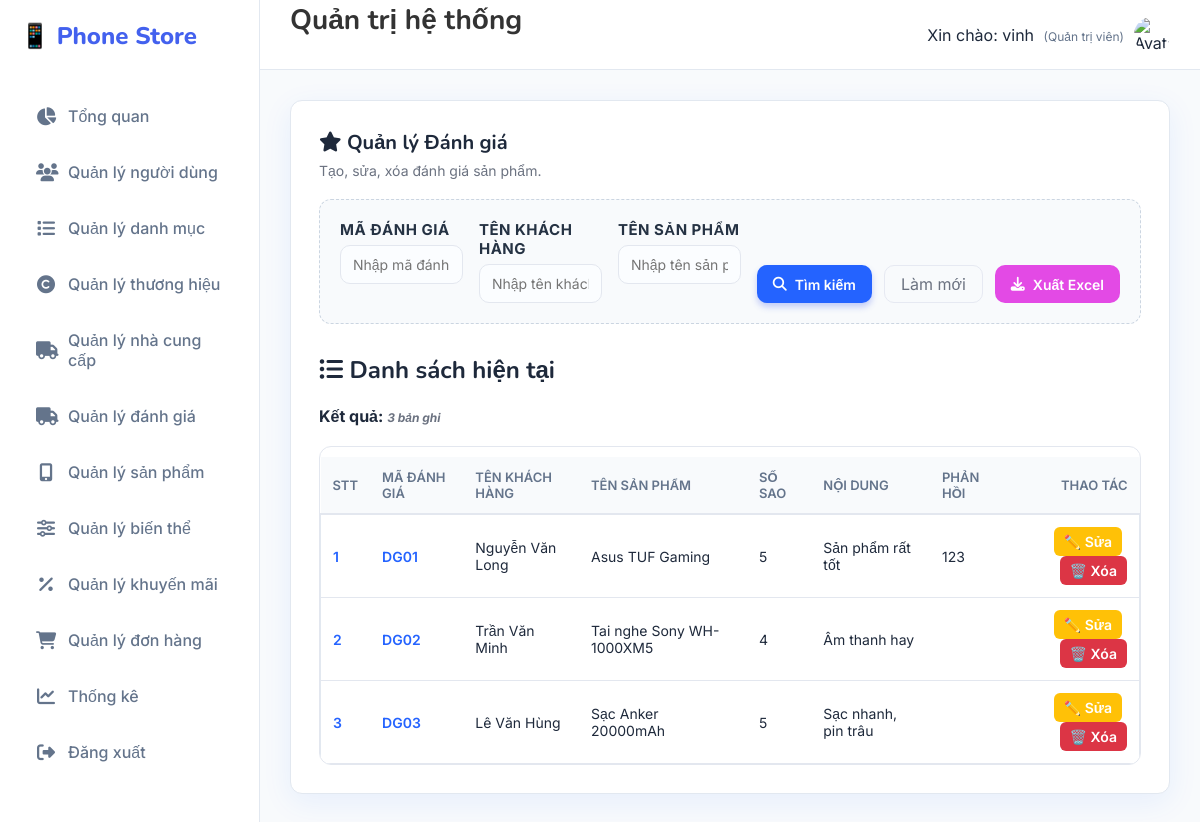
/Danhgia/danhsach (signed in), run on the app's committed database.
### tables this page shows
CREATE TABLE `danh_gia` (
  `ma_danh_gia` varchar(20) NOT NULL,
  `ma_user` varchar(20) NOT NULL,
  `ma_san_pham` varchar(20) NOT NULL,
  `so_sao` int(11) DEFAULT NULL CHECK (`so_sao` >= 1 and `so_sao` <= 5),
  `noi_dung` text DEFAULT NULL,
  `phan_hoi` text NOT NULL,
  `ngay_danh_gia` datetime DEFAULT current_timestamp()
);

CREATE TABLE `users` (
  `ma_user` varchar(20) NOT NULL,
  `ten_user` varchar(55) NOT NULL,
  `password` varchar(255) NOT NULL,
  `full_name` varchar(255) DEFAULT NULL,
  `email` varchar(55) DEFAULT NULL,
  `phan_quyen` enum('admin','khach_hang') NOT NULL DEFAULT 'khach_hang',
  `so_dien_thoai` varchar(20) DEFAULT NULL,
  `ngay_tao` datetime DEFAULT current_timestamp()
);

CREATE TABLE `san_pham` (
  `ma_san_pham` varchar(20) NOT NULL,
  `ten_san_pham` varchar(255) NOT NULL,
  `ma_danh_muc` varchar(20) DEFAULT NULL,
  `ma_thuong_hieu` varchar(20) DEFAULT NULL,
  `ma_nha_cung_cap` varchar(20) DEFAULT NULL,
  `ngay_tao` datetime DEFAULT current_timestamp()
);

### MVC/Core/controller.php (called while the page is built, shortened)
<?php
class controller
{
    public function model($model)
    {
        return new $model;
    }
    public function view($view, $data = [])
    {
        include_once __DIR__ . '/../Views/' . $view . '.php';
    }
}

### MVC/Controllers/Danhgia.php (called while the page is built, shortened)
<?php
class Danhgia extends controller
{
    private $dg;
    function __construct()
    {
        $this->dg = $this->model("DanhGia_m");
    }
    function danhsach()
    {
        $result = $this->dg->DanhGia_getAll();
        $this->view('Master', [
            'page' => 'Danhsachdanhgia_v',
            'ma_danh_gia' => '',
            'ten_danh_gia' => '',
            'dulieu' => $result
        ]);
    }
}

### MVC/Core/app.php (called while the page is built, shortened)
<?php
class app
{
    protected $action = "Get_data";
    function __construct()
    {
        $arr = $this->processURL();
        if ($arr != null) {
            if (file_exists(__DIR__ . '/../Controllers/' . $arr[0] . '.php')) {
                unset($arr[0]);
            }
        }
        $this->controller = new $this->controller;
        if (isset($arr[1])) {
            if (method_exists($this->controller, $arr[1])) {
                $this->action = $arr[1];
                unset($arr[1]);
            }
        }
        $this->param = $arr ? array_values($arr) : [];
        call_user_func_array([$this->controller, $this->action], $this->param);
    }
    function processURL()
    {
        if (isset($_GET['url'])) {
            return explode('/', filter_var(trim($_GET['url']), FILTER_DEFAULT));
        }
    }
}

### index.php (called while the page is built, shortened)
<?php
    $myapp = new app();
?>

### MVC/Core/connectDB.php (called while the page is built, shortened)
<?php
class connectDB
{
    function __construct()
    {
        $this->con = mysqli_connect('localhost', 'root', '', 'phone_store_v2');
    }
}

### MVC/Models/DanhGia_m.php (called while the page is built, shortened)
<?php
class DanhGia_m extends connectDB
{
    function DanhGia_getAll()
    {
        $sql = "SELECT dg.*, u.full_name, sp.ten_san_pham
                FROM danh_gia dg
                LEFT JOIN users u ON dg.ma_user = u.ma_user
                LEFT JOIN san_pham sp ON dg.ma_san_pham = sp.ma_san_pham
                ORDER BY dg.ngay_danh_gia DESC";
        return mysqli_query($this->con, $sql);
    }
}

### MVC/Views/Pages/Danhsachdanhgia_v.php (the view, shortened to what this page needs)
<!DOCTYPE html>
<html lang="vi">
<body>
    <div class="card">
        <div class="actions-top">
            <div>
                <h1><i class="fa-solid fa-star"></i> Quản lý Đánh giá</h1>
                <p class="lead">Tạo, sửa, xóa đánh giá sản phẩm.</p>
            </div>
        </div>
        <form method="post" action="http://localhost/Banhang/Danhgia/Timkiem" class="form-search"
            style="margin-bottom:30px;border:1px dashed #cbd5e1;padding:20px;border-radius:12px;background:#f8fafc">
            <div class="search-fields">
                <div>
                    <label for="searchId">Mã đánh giá</label>
                    <input type="text" id="searchId" name="txtMadanhgia" placeholder="Nhập mã đánh giá..."
                        value="<?php echo isset($data['ma_danh_gia']) ? htmlspecialchars($data['ma_danh_gia']) : '' ?>" />
                </div>
                <div>
                    <label for="searchName">Tên khách hàng</label>
                    <input type="text" id="searchName" name="txtTenkhachhang" placeholder="Nhập tên khách hàng..."
                        value="<?php echo isset($data['ten_khach_hang']) ? htmlspecialchars($data['ten_khach_hang']) : '' ?>" />
                </div>
                <div>
                    <label for="searchProduct">Tên sản phẩm</label>
                    <input type="text" id="searchProduct" name="txtTensanpham" placeholder="Nhập tên sản phẩm..."
                        value="<?php echo isset($data['ten_san_pham']) ? htmlspecialchars($data['ten_san_pham']) : '' ?>" />
                </div>
            </div>
            <div class="actions" style="margin-top:0;">
                <button type="submit" class="btn-primary" name="btnTim"><i class="fa-solid fa-search"></i> Tìm
                    kiếm</button>
                <a href="http://localhost/Banhang/Danhgia/danhsach" class="btn-ghost">Làm mới</a>
                <button type="submit" name="btnXuatexcel" class="btn-excel">
                    <i class="fa-solid fa-solid fa-download"></i> Xuất Excel
                </button>
            </div>
        </form>
        <h2><i class="fa-solid fa-list-ul"></i> Danh sách hiện tại</h2>
        <?php
        if (isset($data['dulieu'])) {
            if (is_object($data['dulieu'])) {
                $count = mysqli_num_rows($data['dulieu']);
                mysqli_data_seek($data['dulieu'], 0);
            } else {
                $count = 0;
            }
        ?>
            <div style="margin:10px 0">
                <strong>Kết quả: <span id="resultCount" class="hint"></span></strong>
            </div>
            <div class="table-container">
                <table>
                    <thead>
                        <tr>
                            <th>STT</th>
                            <th>Mã đánh giá</th>
                            <th>Tên khách hàng</th>
                            <th>Tên sản phẩm</th>
                            <th>Số sao</th>
                            <th>Nội dung</th>
                            <th>Phản hồi</th>
                            <th style="text-align:right">Thao tác</th>
                        </tr>
                    </thead>
                    <tbody id="userBody">
                        <?php
                        if ($count > 0) {
                            $serial = 1;
                            while ($row = mysqli_fetch_array($data['dulieu'])) {
                        ?>
                                <tr>
                                    <td><span style="font-weight:600;color:var(--accent)"><?php echo $serial++; ?></span>
                                    </td>
                                    <td><span
                                            style="font-weight:600;color:var(--accent)"><?php echo htmlspecialchars($row['ma_danh_gia']) ?></span>
                                    </td>
                                    <td><?php echo htmlspecialchars($row['full_name']) ?></td>
                                    <td><?php echo htmlspecialchars($row['ten_san_pham']) ?></td>
                                    <td><?php echo htmlspecialchars($row['so_sao']) ?></td>
                                    <td><?php echo htmlspecialchars($row['noi_dung']) ?></td>
                                    <td><?php echo htmlspecialchars($row['phan_hoi']) ?></td>
                                    <td style="text-align:right">
                                        <a href="http://localhost/Banhang/Danhgia/sua/<?php echo urlencode($row['ma_danh_gia']) ?>"><button
                                                class="btn-edit">✏️
                                                Sửa</button></a>
                                        <a href="http://localhost/Banhang/Danhgia/xoa/<?php echo urlencode($row['ma_danh_gia']) ?>"
                                            onclick="return confirm('Bạn có chắc chắn muốn xoá không?')"><button
                                                class="btn-delete">🗑️
                                                Xóa</button></a>
                                    </td>
                                </tr>
                        <?php }
                        } ?>
                    </tbody>
                </table>
            </div>
        <?php } ?>
    </div>
</body>
</html>

### Public/Css/style.css (style rules this page uses)
:root { --primary: #4361ee; --primary-dark: #3a0ca3; --secondary: #4cc9f0; --accent: #f72585; --success: #10b981; --warning: #f59e0b; --danger: #ef4444; --dark: #1e293b; --light: #f8fafc; --white: #ffffff; --gray: #64748b; --border: #e2e8f0; --shadow: 0 10px 15px -3px rgba(0, 0, 0, 0.1), 0 4px 6px -2px rgba(0, 0, 0, 0.05); --radius: 16px; --sidebar-width: 260px; }
* { margin: 0; padding: 0; box-sizing: border-box; font-family: "Inter", sans-serif; }
body { background-color: var(--light); color: var(--dark); height: 100vh; overflow: hidden; }
a { text-decoration: none; transition: 0.3s; }
.card { background: var(--white); border-radius: var(--radius); padding: 30px; box-shadow: var(--shadow); border: 1px solid var(--border); margin-bottom: 30px; }
h1, h2 { color: var(--dark); margin-bottom: 20px; font-family: "Nunito", sans-serif; }
p.lead { color: var(--gray); margin-bottom: 25px; font-size: 15px; }
form { display: grid; grid-template-columns: repeat(2, 1fr); gap: 24px; }
label { font-size: 13px; font-weight: 600; color: var(--gray); margin-bottom: 8px; display: block; text-transform: uppercase; letter-spacing: 0.5px; }
input, select, textarea { width: 100%; padding: 12px 16px; border: 1px solid var(--border); border-radius: 10px; font-size: 15px; background: #f9fafb; transition: 0.2s; }
.actions { margin-top: 10px; display: flex; gap: 12px; justify-content: flex-end; grid-column: 1 / -1; }
button, .btn { padding: 10px 20px; border-radius: 10px; font-weight: 600; font-size: 14px; cursor: pointer; border: none; display: inline-flex; align-items: center; gap: 8px; transition: 0.2s; text-decoration: none; }
.btn-primary { background: var(--primary); color: #fff; box-shadow: 0 4px 6px rgba(67, 97, 238, 0.3); }
.btn-ghost { background: transparent; border: 1px solid var(--border); color: var(--gray); }
table { width: 100%; border-collapse: separate; border-spacing: 0 8px; margin-top: 10px; }
th { text-align: left; padding: 12px 16px; color: var(--gray); font-size: 13px; font-weight: 600; text-transform: uppercase; }
td { background: #fff; padding: 16px; border-top: 1px solid var(--border); border-bottom: 1px solid var(--border); font-size: 14px; color: var(--dark); }
td:first-child { border-left: 1px solid var(--border); border-top-left-radius: 12px; border-bottom-left-radius: 12px; }
td:last-child { border-right: 1px solid var(--border); border-top-right-radius: 12px; border-bottom-right-radius: 12px; }
.hint { font-size: 13px; color: var(--gray); margin-top: 10px; font-style: italic; }

### data on the page
danh_gia: ma_danh_gia "DG01", ma_user.full_name "Nguyễn Văn Long", ma_san_pham.ten_san_pham "Asus TUF Gaming", so_sao "5", noi_dung "Sản phẩm rất tốt", phan_hoi "123"
danh_gia: ma_danh_gia "DG02", ma_user.full_name "Trần Văn Minh", ma_san_pham.ten_san_pham "Tai nghe Sony WH-1000XM5", so_sao "4", noi_dung "Âm thanh hay"
danh_gia: ma_danh_gia "DG03", ma_user.full_name "Lê Văn Hùng", ma_san_pham.ten_san_pham "Sạc Anker 20000mAh", so_sao "5", noi_dung "Sạc nhanh, pin trâu"

### other printed values
$_SESSION['user_name'] "vinh"
